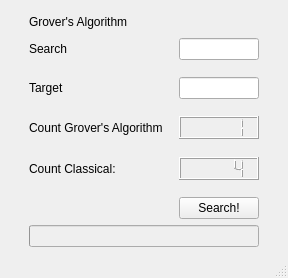
<?xml version="1.0" encoding="UTF-8"?>
<ui version="4.0">
 <class>MainWindow</class>
 <widget class="QMainWindow" name="MainWindow">
  <property name="geometry">
   <rect>
    <x>0</x>
    <y>0</y>
    <width>288</width>
    <height>278</height>
   </rect>
  </property>
  <property name="windowTitle">
   <string>MainWindow</string>
  </property>
  <widget class="QWidget" name="centralwidget">
   <layout class="QGridLayout" name="gridLayout_2">
    <item row="3" column="1" colspan="3">
     <layout class="QGridLayout" name="gridLayout">
      <item row="8" column="1">
       <spacer name="horizontalSpacer_9">
        <property name="orientation">
         <enum>Qt::Horizontal</enum>
        </property>
        <property name="sizeHint" stdset="0">
         <size>
          <width>40</width>
          <height>20</height>
         </size>
        </property>
       </spacer>
      </item>
      <item row="3" column="3">
       <spacer name="verticalSpacer_8">
        <property name="orientation">
         <enum>Qt::Vertical</enum>
        </property>
        <property name="sizeHint" stdset="0">
         <size>
          <width>20</width>
          <height>40</height>
         </size>
        </property>
       </spacer>
      </item>
      <item row="7" column="3">
       <spacer name="verticalSpacer_10">
        <property name="orientation">
         <enum>Qt::Vertical</enum>
        </property>
        <property name="sizeHint" stdset="0">
         <size>
          <width>20</width>
          <height>40</height>
         </size>
        </property>
       </spacer>
      </item>
      <item row="5" column="3">
       <spacer name="verticalSpacer_9">
        <property name="orientation">
         <enum>Qt::Vertical</enum>
        </property>
        <property name="sizeHint" stdset="0">
         <size>
          <width>20</width>
          <height>40</height>
         </size>
        </property>
       </spacer>
      </item>
      <item row="7" column="0">
       <spacer name="verticalSpacer_3">
        <property name="orientation">
         <enum>Qt::Vertical</enum>
        </property>
        <property name="sizeHint" stdset="0">
         <size>
          <width>20</width>
          <height>40</height>
         </size>
        </property>
       </spacer>
      </item>
      <item row="6" column="1">
       <spacer name="horizontalSpacer_8">
        <property name="orientation">
         <enum>Qt::Horizontal</enum>
        </property>
        <property name="sizeHint" stdset="0">
         <size>
          <width>40</width>
          <height>20</height>
         </size>
        </property>
       </spacer>
      </item>
      <item row="3" column="0">
       <spacer name="verticalSpacer_5">
        <property name="orientation">
         <enum>Qt::Vertical</enum>
        </property>
        <property name="sizeHint" stdset="0">
         <size>
          <width>20</width>
          <height>40</height>
         </size>
        </property>
       </spacer>
      </item>
      <item row="5" column="0">
       <spacer name="verticalSpacer_4">
        <property name="orientation">
         <enum>Qt::Vertical</enum>
        </property>
        <property name="sizeHint" stdset="0">
         <size>
          <width>20</width>
          <height>40</height>
         </size>
        </property>
       </spacer>
      </item>
      <item row="0" column="0">
       <widget class="QLabel" name="label_search">
        <property name="text">
         <string>Search</string>
        </property>
       </widget>
      </item>
      <item row="0" column="3">
       <widget class="QLineEdit" name="input_search"/>
      </item>
      <item row="2" column="0">
       <widget class="QLabel" name="label_target">
        <property name="text">
         <string>Target</string>
        </property>
       </widget>
      </item>
      <item row="4" column="0">
       <widget class="QLabel" name="label_count_grover">
        <property name="text">
         <string>Count Grover's Algorithm</string>
        </property>
       </widget>
      </item>
      <item row="4" column="1">
       <spacer name="horizontalSpacer_7">
        <property name="orientation">
         <enum>Qt::Horizontal</enum>
        </property>
        <property name="sizeHint" stdset="0">
         <size>
          <width>40</width>
          <height>20</height>
         </size>
        </property>
       </spacer>
      </item>
      <item row="1" column="3">
       <spacer name="verticalSpacer_7">
        <property name="orientation">
         <enum>Qt::Vertical</enum>
        </property>
        <property name="sizeHint" stdset="0">
         <size>
          <width>20</width>
          <height>40</height>
         </size>
        </property>
       </spacer>
      </item>
      <item row="6" column="0">
       <widget class="QLabel" name="label_count_classic">
        <property name="text">
         <string>Count Classical:</string>
        </property>
       </widget>
      </item>
      <item row="4" column="3">
       <widget class="QLCDNumber" name="lcd_number_grover">
        <property name="segmentStyle">
         <enum>QLCDNumber::Outline</enum>
        </property>
        <property name="intValue" stdset="0">
         <number>1</number>
        </property>
       </widget>
      </item>
      <item row="2" column="1">
       <spacer name="horizontalSpacer_6">
        <property name="orientation">
         <enum>Qt::Horizontal</enum>
        </property>
        <property name="sizeHint" stdset="0">
         <size>
          <width>40</width>
          <height>20</height>
         </size>
        </property>
       </spacer>
      </item>
      <item row="0" column="1">
       <spacer name="horizontalSpacer_5">
        <property name="orientation">
         <enum>Qt::Horizontal</enum>
        </property>
        <property name="sizeHint" stdset="0">
         <size>
          <width>40</width>
          <height>20</height>
         </size>
        </property>
       </spacer>
      </item>
      <item row="2" column="3">
       <widget class="QLineEdit" name="input_target"/>
      </item>
      <item row="1" column="0">
       <spacer name="verticalSpacer_6">
        <property name="orientation">
         <enum>Qt::Vertical</enum>
        </property>
        <property name="sizeHint" stdset="0">
         <size>
          <width>20</width>
          <height>40</height>
         </size>
        </property>
       </spacer>
      </item>
      <item row="6" column="3">
       <widget class="QLCDNumber" name="lcd_number_classic">
        <property name="intValue" stdset="0">
         <number>4</number>
        </property>
       </widget>
      </item>
      <item row="8" column="3">
       <widget class="QPushButton" name="searchButton">
        <property name="text">
         <string>Search!</string>
        </property>
       </widget>
      </item>
     </layout>
    </item>
    <item row="3" column="4">
     <spacer name="horizontalSpacer_2">
      <property name="orientation">
       <enum>Qt::Horizontal</enum>
      </property>
      <property name="sizeHint" stdset="0">
       <size>
        <width>14</width>
        <height>20</height>
       </size>
      </property>
     </spacer>
    </item>
    <item row="1" column="0">
     <spacer name="horizontalSpacer_3">
      <property name="orientation">
       <enum>Qt::Horizontal</enum>
      </property>
      <property name="sizeHint" stdset="0">
       <size>
        <width>40</width>
        <height>20</height>
       </size>
      </property>
     </spacer>
    </item>
    <item row="1" column="4">
     <spacer name="horizontalSpacer_4">
      <property name="orientation">
       <enum>Qt::Horizontal</enum>
      </property>
      <property name="sizeHint" stdset="0">
       <size>
        <width>40</width>
        <height>20</height>
       </size>
      </property>
     </spacer>
    </item>
    <item row="0" column="1">
     <spacer name="verticalSpacer">
      <property name="orientation">
       <enum>Qt::Vertical</enum>
      </property>
      <property name="sizeHint" stdset="0">
       <size>
        <width>20</width>
        <height>119</height>
       </size>
      </property>
     </spacer>
    </item>
    <item row="6" column="1" colspan="3">
     <widget class="QProgressBar" name="progressBar">
      <property name="enabled">
       <bool>false</bool>
      </property>
      <property name="autoFillBackground">
       <bool>false</bool>
      </property>
      <property name="value">
       <number>0</number>
      </property>
      <property name="textVisible">
       <bool>false</bool>
      </property>
      <property name="invertedAppearance">
       <bool>false</bool>
      </property>
     </widget>
    </item>
    <item row="5" column="2">
     <spacer name="verticalSpacer_11">
      <property name="orientation">
       <enum>Qt::Vertical</enum>
      </property>
      <property name="sizeHint" stdset="0">
       <size>
        <width>20</width>
        <height>40</height>
       </size>
      </property>
     </spacer>
    </item>
    <item row="3" column="0">
     <spacer name="horizontalSpacer">
      <property name="orientation">
       <enum>Qt::Horizontal</enum>
      </property>
      <property name="sizeHint" stdset="0">
       <size>
        <width>13</width>
        <height>20</height>
       </size>
      </property>
     </spacer>
    </item>
    <item row="1" column="1" colspan="2">
     <widget class="QLabel" name="title">
      <property name="text">
       <string>Grover's Algorithm</string>
      </property>
     </widget>
    </item>
    <item row="7" column="1">
     <spacer name="verticalSpacer_2">
      <property name="orientation">
       <enum>Qt::Vertical</enum>
      </property>
      <property name="sizeHint" stdset="0">
       <size>
        <width>20</width>
        <height>40</height>
       </size>
      </property>
     </spacer>
    </item>
   </layout>
  </widget>
  <widget class="QStatusBar" name="statusbar"/>
  <widget class="QMenuBar" name="menubar">
   <property name="geometry">
    <rect>
     <x>0</x>
     <y>0</y>
     <width>288</width>
     <height>20</height>
    </rect>
   </property>
  </widget>
 </widget>
 <resources/>
 <connections/>
</ui>
